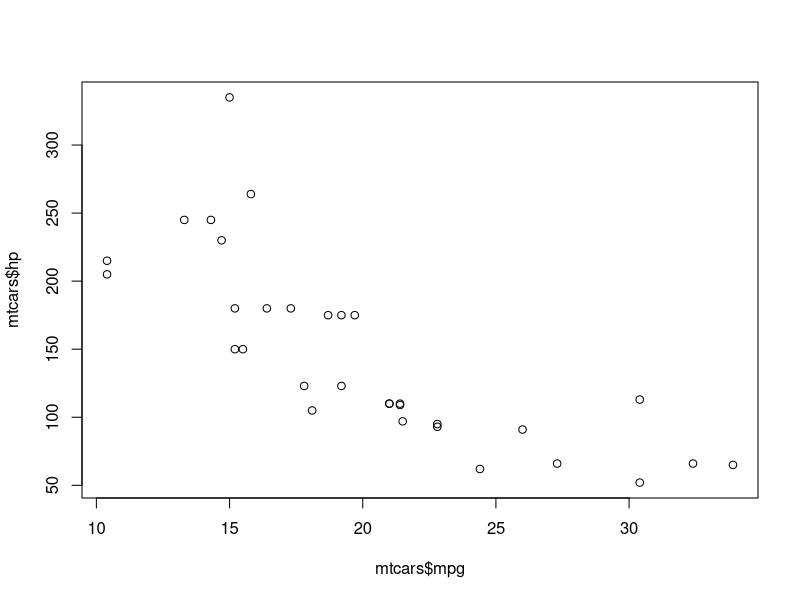
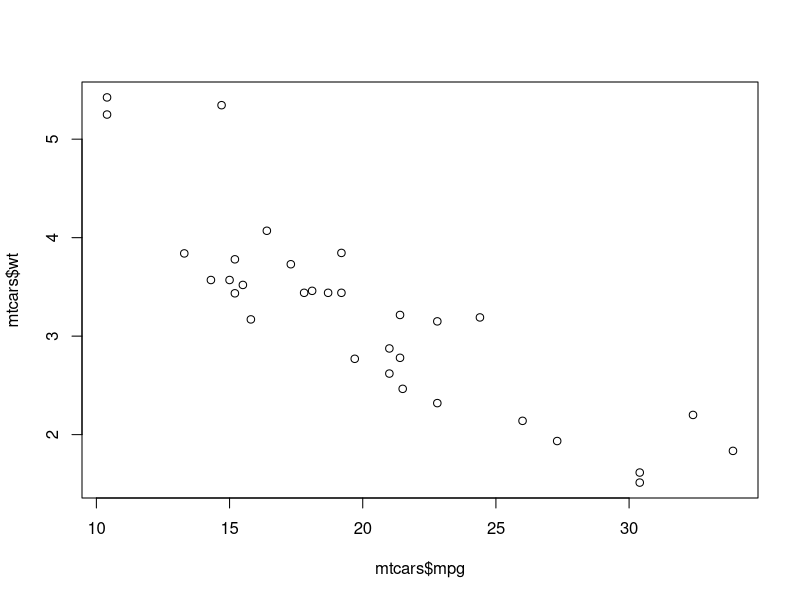
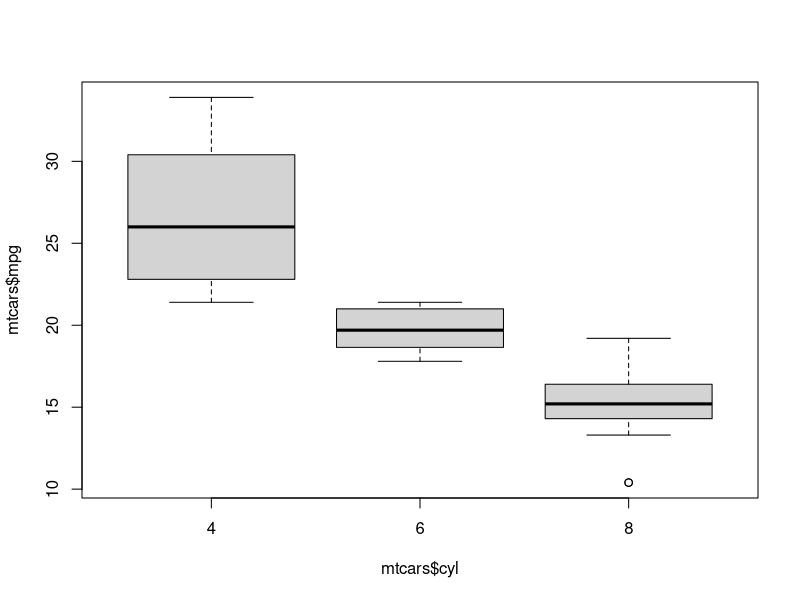
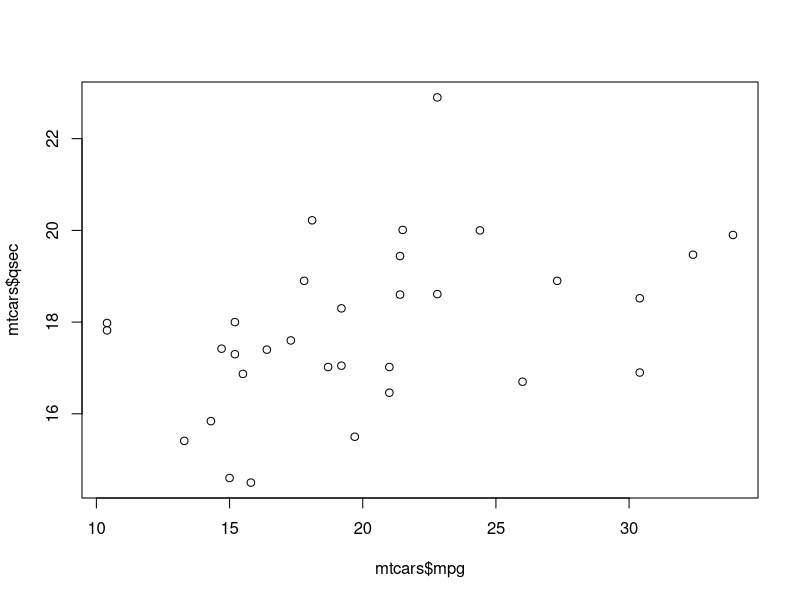

Write R code to recreate these figures, in order.
#Very simple example
#Here my comments are "regular"

mtcars

plot(mtcars$mpg,mtcars$hp)
#The more mile per gallons, the lower the horse power !
#Does heavier car consume more ?
plot(mtcars$mpg,mtcars$wt)
#It looks like it also

#What about number of cylinders ?
mtcars$cyl=factor(mtcars$cyl)
boxplot(mtcars$mpg~mtcars$cyl)

#and finally time to do a quarter mile

plot(mtcars$mpg,mtcars$qsec)

#it is less clear but ok

#can we predict mpg with other variables ?

summary(lm(mpg~cyl+hp+qsec+wt,data=mtcars))

#We have a nice model, with 85% variance explained.

#rmarkdown::render('Ex1.R',encoding="UTF-8")
